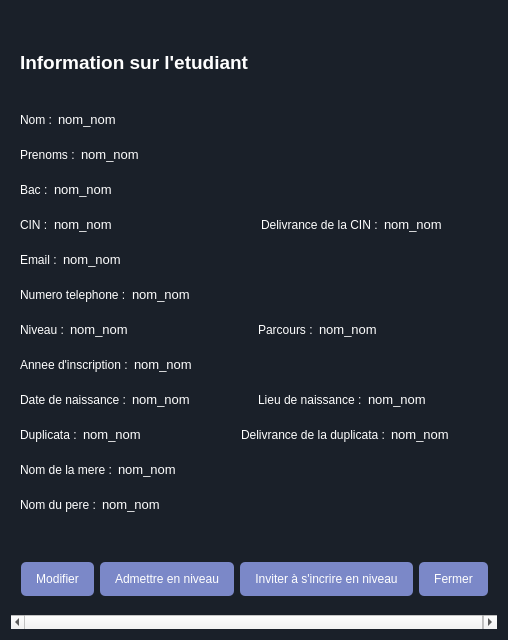
<?xml version="1.0" encoding="UTF-8"?>
<ui version="4.0">
 <class>StudentDetails</class>
 <widget class="QDialog" name="StudentDetails">
  <property name="geometry">
   <rect>
    <x>0</x>
    <y>0</y>
    <width>508</width>
    <height>640</height>
   </rect>
  </property>
  <property name="windowTitle">
   <string>Dialog</string>
  </property>
  <property name="styleSheet">
   <string notr="true">QDialog {
	background-color : rgb(26, 32, 41);
}</string>
  </property>
  <layout class="QGridLayout" name="gridLayout">
   <item row="0" column="0">
    <widget class="QScrollArea" name="scrollArea">
     <property name="styleSheet">
      <string notr="true">QScrollArea {
	background-color : transparent;
	border: none;
}</string>
     </property>
     <property name="widgetResizable">
      <bool>true</bool>
     </property>
     <widget class="QWidget" name="scrollAreaWidgetContents">
      <property name="geometry">
       <rect>
        <x>0</x>
        <y>0</y>
        <width>521</width>
        <height>608</height>
       </rect>
      </property>
      <property name="styleSheet">
       <string notr="true">QWidget {
	background-color : transparent;
}</string>
      </property>
      <layout class="QVBoxLayout" name="verticalLayout">
       <item>
        <spacer name="verticalSpacer_2">
         <property name="orientation">
          <enum>Qt::Vertical</enum>
         </property>
         <property name="sizeHint" stdset="0">
          <size>
           <width>20</width>
           <height>40</height>
          </size>
         </property>
        </spacer>
       </item>
       <item>
        <widget class="QLabel" name="label_13">
         <property name="styleSheet">
          <string notr="true">QLabel {
	color : white;
}</string>
         </property>
         <property name="text">
          <string>&lt;html&gt;&lt;head/&gt;&lt;body&gt;&lt;p&gt;&lt;span style=&quot; font-size:14pt; font-weight:600;&quot;&gt;Information sur l'etudiant&lt;/span&gt;&lt;/p&gt;&lt;/body&gt;&lt;/html&gt;</string>
         </property>
        </widget>
       </item>
       <item>
        <spacer name="verticalSpacer">
         <property name="orientation">
          <enum>Qt::Vertical</enum>
         </property>
         <property name="sizeHint" stdset="0">
          <size>
           <width>20</width>
           <height>40</height>
          </size>
         </property>
        </spacer>
       </item>
       <item>
        <layout class="QHBoxLayout" name="horizontalLayout">
         <item>
          <widget class="QLabel" name="label">
           <property name="text">
            <string>&lt;html&gt;&lt;head/&gt;&lt;body&gt;&lt;p&gt;&lt;span style=&quot; color:#ffffff;&quot;&gt;Nom :&lt;/span&gt;&lt;/p&gt;&lt;/body&gt;&lt;/html&gt;</string>
           </property>
          </widget>
         </item>
         <item>
          <widget class="QLabel" name="lastName">
           <property name="styleSheet">
            <string notr="true">QLabel {
	color : white;
}</string>
           </property>
           <property name="text">
            <string>&lt;html&gt;&lt;head/&gt;&lt;body&gt;&lt;p&gt;&lt;span style=&quot; font-size:10pt; color:#ffffff;&quot;&gt;nom_nom&lt;/span&gt;&lt;/p&gt;&lt;/body&gt;&lt;/html&gt;</string>
           </property>
          </widget>
         </item>
         <item>
          <spacer name="horizontalSpacer">
           <property name="orientation">
            <enum>Qt::Horizontal</enum>
           </property>
           <property name="sizeHint" stdset="0">
            <size>
             <width>40</width>
             <height>20</height>
            </size>
           </property>
          </spacer>
         </item>
        </layout>
       </item>
       <item>
        <widget class="Line" name="line_2">
         <property name="orientation">
          <enum>Qt::Horizontal</enum>
         </property>
        </widget>
       </item>
       <item>
        <layout class="QHBoxLayout" name="horizontalLayout_2">
         <item>
          <widget class="QLabel" name="label_2">
           <property name="text">
            <string>&lt;html&gt;&lt;head/&gt;&lt;body&gt;&lt;p&gt;&lt;span style=&quot; color:#ffffff;&quot;&gt;Prenoms :&lt;/span&gt;&lt;/p&gt;&lt;/body&gt;&lt;/html&gt;</string>
           </property>
          </widget>
         </item>
         <item>
          <widget class="QLabel" name="firstName">
           <property name="styleSheet">
            <string notr="true">QLabel {
	color : white;
}</string>
           </property>
           <property name="text">
            <string>&lt;html&gt;&lt;head/&gt;&lt;body&gt;&lt;p&gt;&lt;span style=&quot; font-size:10pt; color:#ffffff;&quot;&gt;nom_nom&lt;/span&gt;&lt;/p&gt;&lt;/body&gt;&lt;/html&gt;</string>
           </property>
          </widget>
         </item>
         <item>
          <spacer name="horizontalSpacer_2">
           <property name="orientation">
            <enum>Qt::Horizontal</enum>
           </property>
           <property name="sizeHint" stdset="0">
            <size>
             <width>40</width>
             <height>20</height>
            </size>
           </property>
          </spacer>
         </item>
        </layout>
       </item>
       <item>
        <widget class="Line" name="line_3">
         <property name="orientation">
          <enum>Qt::Horizontal</enum>
         </property>
        </widget>
       </item>
       <item>
        <layout class="QHBoxLayout" name="horizontalLayout_15">
         <item>
          <widget class="QLabel" name="label_15">
           <property name="text">
            <string>&lt;html&gt;&lt;head/&gt;&lt;body&gt;&lt;p&gt;&lt;span style=&quot; color:#ffffff;&quot;&gt;Bac :&lt;/span&gt;&lt;/p&gt;&lt;/body&gt;&lt;/html&gt;</string>
           </property>
          </widget>
         </item>
         <item>
          <widget class="QLabel" name="bac">
           <property name="styleSheet">
            <string notr="true">QLabel {
	color : white;
}</string>
           </property>
           <property name="text">
            <string>&lt;html&gt;&lt;head/&gt;&lt;body&gt;&lt;p&gt;&lt;span style=&quot; font-size:10pt; color:#ffffff;&quot;&gt;nom_nom&lt;/span&gt;&lt;/p&gt;&lt;/body&gt;&lt;/html&gt;</string>
           </property>
          </widget>
         </item>
         <item>
          <spacer name="horizontalSpacer_3">
           <property name="orientation">
            <enum>Qt::Horizontal</enum>
           </property>
           <property name="sizeHint" stdset="0">
            <size>
             <width>40</width>
             <height>20</height>
            </size>
           </property>
          </spacer>
         </item>
        </layout>
       </item>
       <item>
        <widget class="Line" name="line_4">
         <property name="orientation">
          <enum>Qt::Horizontal</enum>
         </property>
        </widget>
       </item>
       <item>
        <layout class="QHBoxLayout" name="horizontalLayout_14">
         <item>
          <layout class="QHBoxLayout" name="horizontalLayout_12">
           <item>
            <widget class="QLabel" name="label_12">
             <property name="text">
              <string>&lt;html&gt;&lt;head/&gt;&lt;body&gt;&lt;p&gt;&lt;span style=&quot; color:#ffffff;&quot;&gt;CIN :&lt;/span&gt;&lt;/p&gt;&lt;/body&gt;&lt;/html&gt;</string>
             </property>
            </widget>
           </item>
           <item>
            <widget class="QLabel" name="cin">
             <property name="styleSheet">
              <string notr="true">QLabel {
	color : white;
}</string>
             </property>
             <property name="text">
              <string>&lt;html&gt;&lt;head/&gt;&lt;body&gt;&lt;p&gt;&lt;span style=&quot; font-size:10pt; color:#ffffff;&quot;&gt;nom_nom&lt;/span&gt;&lt;/p&gt;&lt;/body&gt;&lt;/html&gt;</string>
             </property>
            </widget>
           </item>
           <item>
            <spacer name="horizontalSpacer_5">
             <property name="orientation">
              <enum>Qt::Horizontal</enum>
             </property>
             <property name="sizeHint" stdset="0">
              <size>
               <width>40</width>
               <height>20</height>
              </size>
             </property>
            </spacer>
           </item>
          </layout>
         </item>
         <item>
          <widget class="Line" name="line_6">
           <property name="orientation">
            <enum>Qt::Horizontal</enum>
           </property>
          </widget>
         </item>
         <item>
          <layout class="QHBoxLayout" name="horizontalLayout_4">
           <item>
            <widget class="QLabel" name="label_4">
             <property name="text">
              <string>&lt;html&gt;&lt;head/&gt;&lt;body&gt;&lt;p&gt;&lt;span style=&quot; color:#ffffff;&quot;&gt;Delivrance de la CIN :&lt;/span&gt;&lt;/p&gt;&lt;/body&gt;&lt;/html&gt;</string>
             </property>
            </widget>
           </item>
           <item>
            <widget class="QLabel" name="deliveranceDate">
             <property name="styleSheet">
              <string notr="true">QLabel {
	color : white;
}</string>
             </property>
             <property name="text">
              <string>&lt;html&gt;&lt;head/&gt;&lt;body&gt;&lt;p&gt;&lt;span style=&quot; font-size:10pt; color:#ffffff;&quot;&gt;nom_nom&lt;/span&gt;&lt;/p&gt;&lt;/body&gt;&lt;/html&gt;</string>
             </property>
            </widget>
           </item>
           <item>
            <spacer name="horizontalSpacer_4">
             <property name="orientation">
              <enum>Qt::Horizontal</enum>
             </property>
             <property name="sizeHint" stdset="0">
              <size>
               <width>40</width>
               <height>20</height>
              </size>
             </property>
            </spacer>
           </item>
          </layout>
         </item>
        </layout>
       </item>
       <item>
        <widget class="Line" name="line_5">
         <property name="orientation">
          <enum>Qt::Horizontal</enum>
         </property>
        </widget>
       </item>
       <item>
        <layout class="QHBoxLayout" name="horizontalLayout_3">
         <item>
          <widget class="QLabel" name="label_3">
           <property name="text">
            <string>&lt;html&gt;&lt;head/&gt;&lt;body&gt;&lt;p&gt;&lt;span style=&quot; color:#ffffff;&quot;&gt;Email :&lt;/span&gt;&lt;/p&gt;&lt;/body&gt;&lt;/html&gt;</string>
           </property>
          </widget>
         </item>
         <item>
          <widget class="QLabel" name="email">
           <property name="styleSheet">
            <string notr="true">QLabel {
	color : white;
}</string>
           </property>
           <property name="text">
            <string>&lt;html&gt;&lt;head/&gt;&lt;body&gt;&lt;p&gt;&lt;span style=&quot; font-size:10pt; color:#ffffff;&quot;&gt;nom_nom&lt;/span&gt;&lt;/p&gt;&lt;/body&gt;&lt;/html&gt;</string>
           </property>
          </widget>
         </item>
         <item>
          <spacer name="horizontalSpacer_6">
           <property name="orientation">
            <enum>Qt::Horizontal</enum>
           </property>
           <property name="sizeHint" stdset="0">
            <size>
             <width>40</width>
             <height>20</height>
            </size>
           </property>
          </spacer>
         </item>
        </layout>
       </item>
       <item>
        <widget class="Line" name="line_7">
         <property name="orientation">
          <enum>Qt::Horizontal</enum>
         </property>
        </widget>
       </item>
       <item>
        <layout class="QHBoxLayout" name="horizontalLayout_10">
         <item>
          <widget class="QLabel" name="label_10">
           <property name="text">
            <string>&lt;html&gt;&lt;head/&gt;&lt;body&gt;&lt;p&gt;&lt;span style=&quot; color:#ffffff;&quot;&gt;Numero telephone :&lt;/span&gt;&lt;/p&gt;&lt;/body&gt;&lt;/html&gt;</string>
           </property>
          </widget>
         </item>
         <item>
          <widget class="QLabel" name="phoneNumber">
           <property name="styleSheet">
            <string notr="true">QLabel {
	color : white;
}</string>
           </property>
           <property name="text">
            <string>&lt;html&gt;&lt;head/&gt;&lt;body&gt;&lt;p&gt;&lt;span style=&quot; font-size:10pt; color:#ffffff;&quot;&gt;nom_nom&lt;/span&gt;&lt;/p&gt;&lt;/body&gt;&lt;/html&gt;</string>
           </property>
          </widget>
         </item>
         <item>
          <spacer name="horizontalSpacer_7">
           <property name="orientation">
            <enum>Qt::Horizontal</enum>
           </property>
           <property name="sizeHint" stdset="0">
            <size>
             <width>40</width>
             <height>20</height>
            </size>
           </property>
          </spacer>
         </item>
        </layout>
       </item>
       <item>
        <widget class="Line" name="line_8">
         <property name="orientation">
          <enum>Qt::Horizontal</enum>
         </property>
        </widget>
       </item>
       <item>
        <layout class="QHBoxLayout" name="horizontalLayout_18">
         <item>
          <layout class="QHBoxLayout" name="horizontalLayout_7">
           <item>
            <widget class="QLabel" name="label_7">
             <property name="text">
              <string>&lt;html&gt;&lt;head/&gt;&lt;body&gt;&lt;p&gt;&lt;span style=&quot; color:#ffffff;&quot;&gt;Niveau :&lt;/span&gt;&lt;/p&gt;&lt;/body&gt;&lt;/html&gt;</string>
             </property>
            </widget>
           </item>
           <item>
            <widget class="QLabel" name="studyLevel">
             <property name="styleSheet">
              <string notr="true">QLabel {
	color : white;
}</string>
             </property>
             <property name="text">
              <string>&lt;html&gt;&lt;head/&gt;&lt;body&gt;&lt;p&gt;&lt;span style=&quot; font-size:10pt; color:#ffffff;&quot;&gt;nom_nom&lt;/span&gt;&lt;/p&gt;&lt;/body&gt;&lt;/html&gt;</string>
             </property>
            </widget>
           </item>
           <item>
            <spacer name="horizontalSpacer_8">
             <property name="orientation">
              <enum>Qt::Horizontal</enum>
             </property>
             <property name="sizeHint" stdset="0">
              <size>
               <width>40</width>
               <height>20</height>
              </size>
             </property>
            </spacer>
           </item>
          </layout>
         </item>
         <item>
          <layout class="QHBoxLayout" name="horizontalLayout_8">
           <item>
            <widget class="QLabel" name="label_8">
             <property name="text">
              <string>&lt;html&gt;&lt;head/&gt;&lt;body&gt;&lt;p&gt;&lt;span style=&quot; color:#ffffff;&quot;&gt;Parcours :&lt;/span&gt;&lt;/p&gt;&lt;/body&gt;&lt;/html&gt;</string>
             </property>
            </widget>
           </item>
           <item>
            <widget class="QLabel" name="category">
             <property name="styleSheet">
              <string notr="true">QLabel {
	color : white;
}</string>
             </property>
             <property name="text">
              <string>&lt;html&gt;&lt;head/&gt;&lt;body&gt;&lt;p&gt;&lt;span style=&quot; font-size:10pt; color:#ffffff;&quot;&gt;nom_nom&lt;/span&gt;&lt;/p&gt;&lt;/body&gt;&lt;/html&gt;</string>
             </property>
            </widget>
           </item>
           <item>
            <spacer name="horizontalSpacer_9">
             <property name="orientation">
              <enum>Qt::Horizontal</enum>
             </property>
             <property name="sizeHint" stdset="0">
              <size>
               <width>40</width>
               <height>20</height>
              </size>
             </property>
            </spacer>
           </item>
          </layout>
         </item>
        </layout>
       </item>
       <item>
        <widget class="Line" name="line">
         <property name="orientation">
          <enum>Qt::Horizontal</enum>
         </property>
        </widget>
       </item>
       <item>
        <layout class="QHBoxLayout" name="horizontalLayout_9">
         <item>
          <widget class="QLabel" name="label_9">
           <property name="text">
            <string>&lt;html&gt;&lt;head/&gt;&lt;body&gt;&lt;p&gt;&lt;span style=&quot; color:#ffffff;&quot;&gt;Annee d'inscription :&lt;/span&gt;&lt;/p&gt;&lt;/body&gt;&lt;/html&gt;</string>
           </property>
          </widget>
         </item>
         <item>
          <widget class="QLabel" name="inscriptionYear">
           <property name="styleSheet">
            <string notr="true">QLabel {
	color : white;
}</string>
           </property>
           <property name="text">
            <string>&lt;html&gt;&lt;head/&gt;&lt;body&gt;&lt;p&gt;&lt;span style=&quot; font-size:10pt; color:#ffffff;&quot;&gt;nom_nom&lt;/span&gt;&lt;/p&gt;&lt;/body&gt;&lt;/html&gt;</string>
           </property>
          </widget>
         </item>
         <item>
          <spacer name="horizontalSpacer_10">
           <property name="orientation">
            <enum>Qt::Horizontal</enum>
           </property>
           <property name="sizeHint" stdset="0">
            <size>
             <width>40</width>
             <height>20</height>
            </size>
           </property>
          </spacer>
         </item>
        </layout>
       </item>
       <item>
        <widget class="Line" name="line_9">
         <property name="orientation">
          <enum>Qt::Horizontal</enum>
         </property>
        </widget>
       </item>
       <item>
        <layout class="QHBoxLayout" name="horizontalLayout_19">
         <item>
          <layout class="QHBoxLayout" name="horizontalLayout_13">
           <item>
            <widget class="QLabel" name="lab">
             <property name="styleSheet">
              <string notr="true">QLabel {
	color : white;
}</string>
             </property>
             <property name="text">
              <string>&lt;html&gt;&lt;head/&gt;&lt;body&gt;&lt;p&gt;&lt;span style=&quot; color:#ffffff;&quot;&gt;Date de naissance :&lt;/span&gt;&lt;/p&gt;&lt;/body&gt;&lt;/html&gt;</string>
             </property>
            </widget>
           </item>
           <item>
            <widget class="QLabel" name="birthday">
             <property name="styleSheet">
              <string notr="true">QLabel {
	color : white;
}</string>
             </property>
             <property name="text">
              <string>&lt;html&gt;&lt;head/&gt;&lt;body&gt;&lt;p&gt;&lt;span style=&quot; font-size:10pt; color:#ffffff;&quot;&gt;nom_nom&lt;/span&gt;&lt;/p&gt;&lt;/body&gt;&lt;/html&gt;</string>
             </property>
            </widget>
           </item>
           <item>
            <spacer name="horizontalSpacer_11">
             <property name="orientation">
              <enum>Qt::Horizontal</enum>
             </property>
             <property name="sizeHint" stdset="0">
              <size>
               <width>40</width>
               <height>20</height>
              </size>
             </property>
            </spacer>
           </item>
          </layout>
         </item>
         <item>
          <layout class="QHBoxLayout" name="horizontalLayout_11">
           <item>
            <widget class="QLabel" name="label_11">
             <property name="text">
              <string>&lt;html&gt;&lt;head/&gt;&lt;body&gt;&lt;p&gt;&lt;span style=&quot; color:#ffffff;&quot;&gt;Lieu de naissance :&lt;/span&gt;&lt;/p&gt;&lt;/body&gt;&lt;/html&gt;</string>
             </property>
            </widget>
           </item>
           <item>
            <widget class="QLabel" name="birthplace">
             <property name="styleSheet">
              <string notr="true">QLabel {
	color : white;
}</string>
             </property>
             <property name="text">
              <string>&lt;html&gt;&lt;head/&gt;&lt;body&gt;&lt;p&gt;&lt;span style=&quot; font-size:10pt; color:#ffffff;&quot;&gt;nom_nom&lt;/span&gt;&lt;/p&gt;&lt;/body&gt;&lt;/html&gt;</string>
             </property>
            </widget>
           </item>
           <item>
            <spacer name="horizontalSpacer_12">
             <property name="orientation">
              <enum>Qt::Horizontal</enum>
             </property>
             <property name="sizeHint" stdset="0">
              <size>
               <width>40</width>
               <height>20</height>
              </size>
             </property>
            </spacer>
           </item>
          </layout>
         </item>
        </layout>
       </item>
       <item>
        <widget class="Line" name="line_10">
         <property name="orientation">
          <enum>Qt::Horizontal</enum>
         </property>
        </widget>
       </item>
       <item>
        <layout class="QHBoxLayout" name="horizontalLayout_20">
         <item>
          <layout class="QHBoxLayout" name="horizontalLayout_16">
           <item>
            <widget class="QLabel" name="label_16">
             <property name="text">
              <string>&lt;html&gt;&lt;head/&gt;&lt;body&gt;&lt;p&gt;&lt;span style=&quot; color:#ffffff;&quot;&gt;Duplicata :&lt;/span&gt;&lt;/p&gt;&lt;/body&gt;&lt;/html&gt;</string>
             </property>
            </widget>
           </item>
           <item>
            <widget class="QLabel" name="duplicata">
             <property name="styleSheet">
              <string notr="true">QLabel {
	color : white;
}</string>
             </property>
             <property name="text">
              <string>&lt;html&gt;&lt;head/&gt;&lt;body&gt;&lt;p&gt;&lt;span style=&quot; font-size:10pt; color:#ffffff;&quot;&gt;nom_nom&lt;/span&gt;&lt;/p&gt;&lt;/body&gt;&lt;/html&gt;</string>
             </property>
            </widget>
           </item>
          </layout>
         </item>
         <item>
          <spacer name="horizontalSpacer_13">
           <property name="orientation">
            <enum>Qt::Horizontal</enum>
           </property>
           <property name="sizeHint" stdset="0">
            <size>
             <width>40</width>
             <height>20</height>
            </size>
           </property>
          </spacer>
         </item>
         <item>
          <layout class="QHBoxLayout" name="horizontalLayout_17">
           <item>
            <widget class="QLabel" name="label_17">
             <property name="text">
              <string>&lt;html&gt;&lt;head/&gt;&lt;body&gt;&lt;p&gt;&lt;span style=&quot; color:#ffffff;&quot;&gt;Delivrance de la duplicata :&lt;/span&gt;&lt;/p&gt;&lt;/body&gt;&lt;/html&gt;</string>
             </property>
            </widget>
           </item>
           <item>
            <widget class="QLabel" name="duplicataDeliverance">
             <property name="styleSheet">
              <string notr="true">QLabel {
	color : white;
}</string>
             </property>
             <property name="text">
              <string>&lt;html&gt;&lt;head/&gt;&lt;body&gt;&lt;p&gt;&lt;span style=&quot; font-size:10pt; color:#ffffff;&quot;&gt;nom_nom&lt;/span&gt;&lt;/p&gt;&lt;/body&gt;&lt;/html&gt;</string>
             </property>
            </widget>
           </item>
           <item>
            <spacer name="horizontalSpacer_14">
             <property name="orientation">
              <enum>Qt::Horizontal</enum>
             </property>
             <property name="sizeHint" stdset="0">
              <size>
               <width>40</width>
               <height>20</height>
              </size>
             </property>
            </spacer>
           </item>
          </layout>
         </item>
        </layout>
       </item>
       <item>
        <widget class="Line" name="line_11">
         <property name="orientation">
          <enum>Qt::Horizontal</enum>
         </property>
        </widget>
       </item>
       <item>
        <layout class="QHBoxLayout" name="horizontalLayout_5">
         <item>
          <widget class="QLabel" name="label_5">
           <property name="text">
            <string>&lt;html&gt;&lt;head/&gt;&lt;body&gt;&lt;p&gt;&lt;span style=&quot; color:#ffffff;&quot;&gt;Nom de la mere :&lt;/span&gt;&lt;/p&gt;&lt;/body&gt;&lt;/html&gt;</string>
           </property>
          </widget>
         </item>
         <item>
          <widget class="QLabel" name="motherName">
           <property name="styleSheet">
            <string notr="true">QLabel {
	color : white;
}</string>
           </property>
           <property name="text">
            <string>&lt;html&gt;&lt;head/&gt;&lt;body&gt;&lt;p&gt;&lt;span style=&quot; font-size:10pt; color:#ffffff;&quot;&gt;nom_nom&lt;/span&gt;&lt;/p&gt;&lt;/body&gt;&lt;/html&gt;</string>
           </property>
          </widget>
         </item>
         <item>
          <spacer name="horizontalSpacer_15">
           <property name="orientation">
            <enum>Qt::Horizontal</enum>
           </property>
           <property name="sizeHint" stdset="0">
            <size>
             <width>40</width>
             <height>20</height>
            </size>
           </property>
          </spacer>
         </item>
        </layout>
       </item>
       <item>
        <widget class="Line" name="line_12">
         <property name="orientation">
          <enum>Qt::Horizontal</enum>
         </property>
        </widget>
       </item>
       <item>
        <layout class="QHBoxLayout" name="horizontalLayout_6">
         <item>
          <widget class="QLabel" name="label_6">
           <property name="text">
            <string>&lt;html&gt;&lt;head/&gt;&lt;body&gt;&lt;p&gt;&lt;span style=&quot; color:#ffffff;&quot;&gt;Nom du pere :&lt;/span&gt;&lt;/p&gt;&lt;/body&gt;&lt;/html&gt;</string>
           </property>
          </widget>
         </item>
         <item>
          <widget class="QLabel" name="fatherName">
           <property name="styleSheet">
            <string notr="true">QLabel {
	color : white;
}</string>
           </property>
           <property name="text">
            <string>&lt;html&gt;&lt;head/&gt;&lt;body&gt;&lt;p&gt;&lt;span style=&quot; font-size:10pt; color:#ffffff;&quot;&gt;nom_nom&lt;/span&gt;&lt;/p&gt;&lt;/body&gt;&lt;/html&gt;</string>
           </property>
          </widget>
         </item>
         <item>
          <spacer name="horizontalSpacer_16">
           <property name="orientation">
            <enum>Qt::Horizontal</enum>
           </property>
           <property name="sizeHint" stdset="0">
            <size>
             <width>40</width>
             <height>20</height>
            </size>
           </property>
          </spacer>
         </item>
        </layout>
       </item>
       <item>
        <spacer name="verticalSpacer_3">
         <property name="orientation">
          <enum>Qt::Vertical</enum>
         </property>
         <property name="sizeHint" stdset="0">
          <size>
           <width>20</width>
           <height>40</height>
          </size>
         </property>
        </spacer>
       </item>
       <item>
        <widget class="QFrame" name="frame">
         <property name="frameShape">
          <enum>QFrame::StyledPanel</enum>
         </property>
         <property name="frameShadow">
          <enum>QFrame::Raised</enum>
         </property>
         <layout class="QHBoxLayout" name="horizontalLayout_21">
          <property name="leftMargin">
           <number>0</number>
          </property>
          <property name="rightMargin">
           <number>0</number>
          </property>
          <item>
           <widget class="QPushButton" name="updateBtn">
            <property name="styleSheet">
             <string notr="true">QPushButton {
	background-color :rgb(123, 136, 200);
	border: none;
	color : white;
	border-radius : 5px;
	padding : 10px 15px;
}
QPushButton:active {
	background-color :rgb(140, 150, 255);
}</string>
            </property>
            <property name="text">
             <string>Modifier</string>
            </property>
           </widget>
          </item>
          <item>
           <widget class="QPushButton" name="admitedBtn">
            <property name="styleSheet">
             <string notr="true">QPushButton {
	background-color :rgb(123, 136, 200);
	border: none;
	color : white;
	border-radius : 5px;
	padding : 10px 15px;
}
QPushButton:active {
	background-color :rgb(140, 150, 255);
}</string>
            </property>
            <property name="text">
             <string>Admettre en niveau</string>
            </property>
            <property name="icon">
             <iconset resource="images.qrc">
              <normaloff>:/images/icons8-level-up-48.png</normaloff>:/images/icons8-level-up-48.png</iconset>
            </property>
           </widget>
          </item>
          <item>
           <widget class="QPushButton" name="invitationBtn">
            <property name="styleSheet">
             <string notr="true">QPushButton {
	background-color :rgb(123, 136, 200);
	border: none;
	color : white;
	border-radius : 5px;
	padding : 10px 15px;
}
QPushButton:active {
	background-color :rgb(140, 150, 255);
}</string>
            </property>
            <property name="text">
             <string>Inviter à s'incrire en niveau</string>
            </property>
            <property name="icon">
             <iconset resource="images.qrc">
              <normaloff>:/images/icons8-invite-64.png</normaloff>:/images/icons8-invite-64.png</iconset>
            </property>
           </widget>
          </item>
          <item>
           <widget class="QPushButton" name="pushButton">
            <property name="styleSheet">
             <string notr="true">QPushButton {
	background-color :rgb(123, 136, 200);
	border: none;
	color : white;
	border-radius : 5px;
	padding : 10px 15px;
}
QPushButton:active {
	background-color :rgb(140, 150, 255);
}</string>
            </property>
            <property name="text">
             <string>Fermer</string>
            </property>
            <property name="icon">
             <iconset resource="images.qrc">
              <normaloff>:/images/icons8-close-48.png</normaloff>:/images/icons8-close-48.png</iconset>
            </property>
           </widget>
          </item>
          <item>
           <spacer name="horizontalSpacer_18">
            <property name="orientation">
             <enum>Qt::Horizontal</enum>
            </property>
            <property name="sizeHint" stdset="0">
             <size>
              <width>40</width>
              <height>20</height>
             </size>
            </property>
           </spacer>
          </item>
         </layout>
        </widget>
       </item>
      </layout>
     </widget>
    </widget>
   </item>
  </layout>
 </widget>
 <resources>
  <include location="images.qrc"/>
 </resources>
 <connections/>
</ui>
